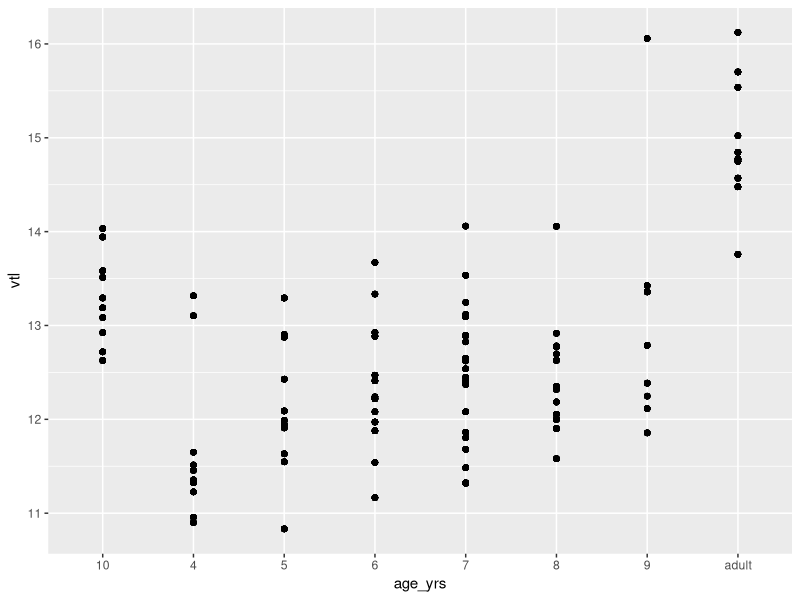
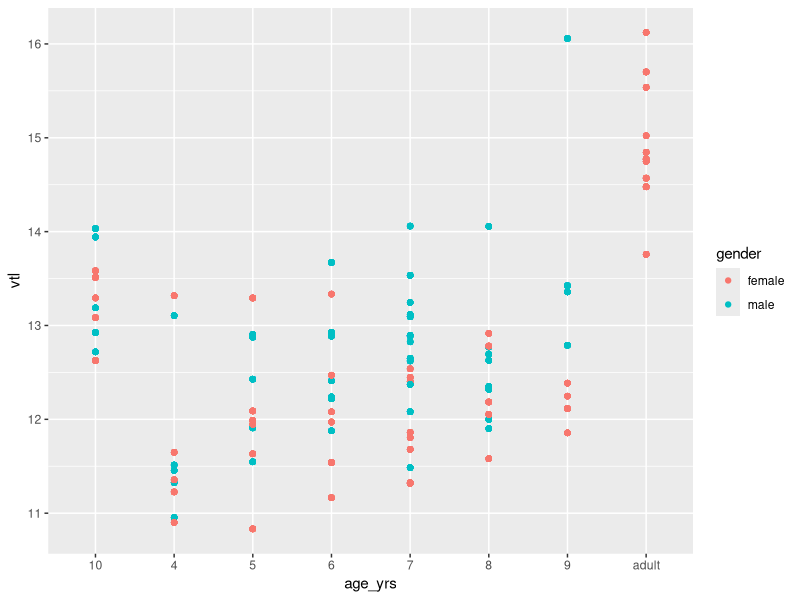
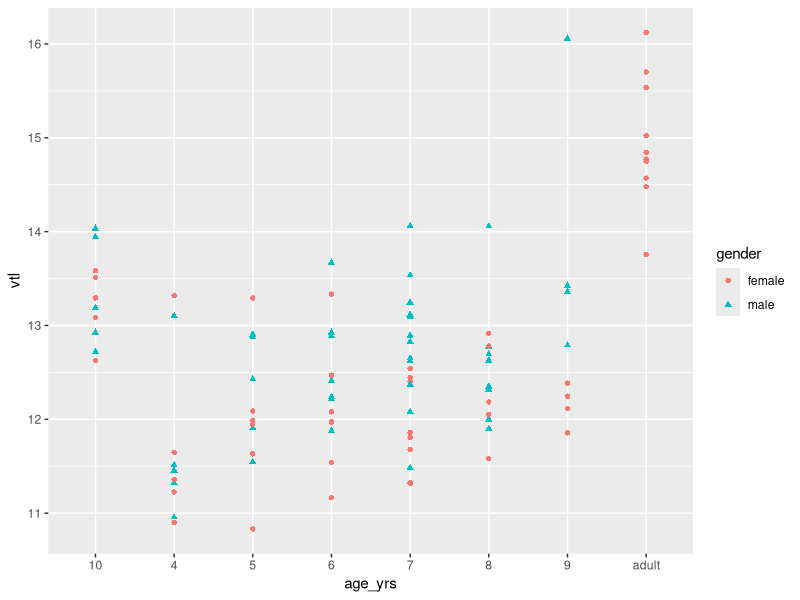
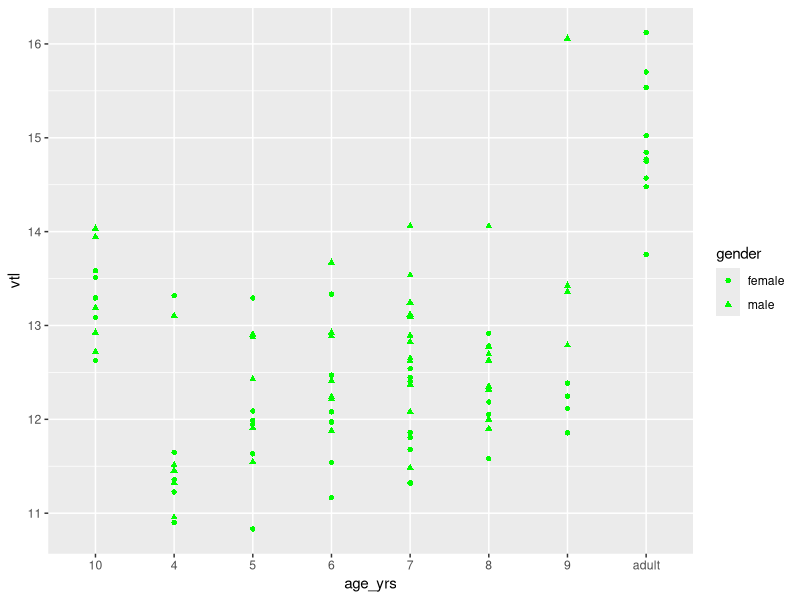
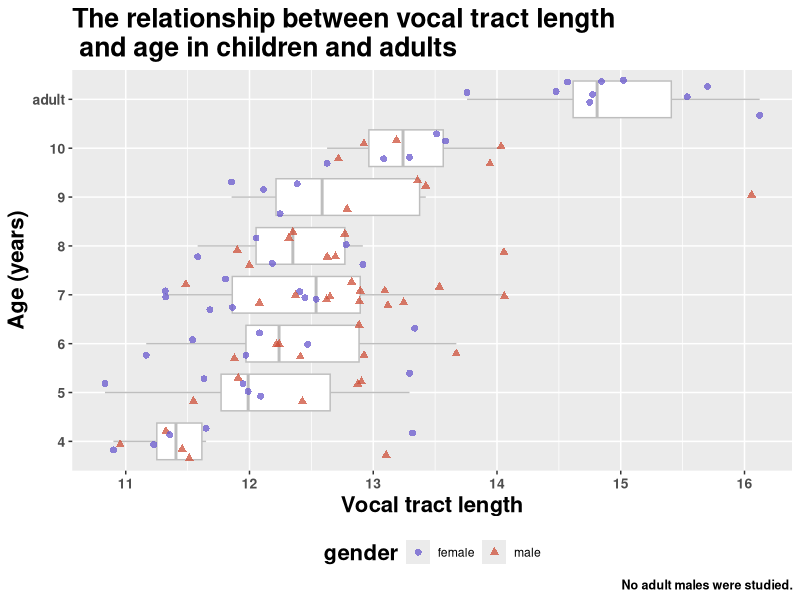
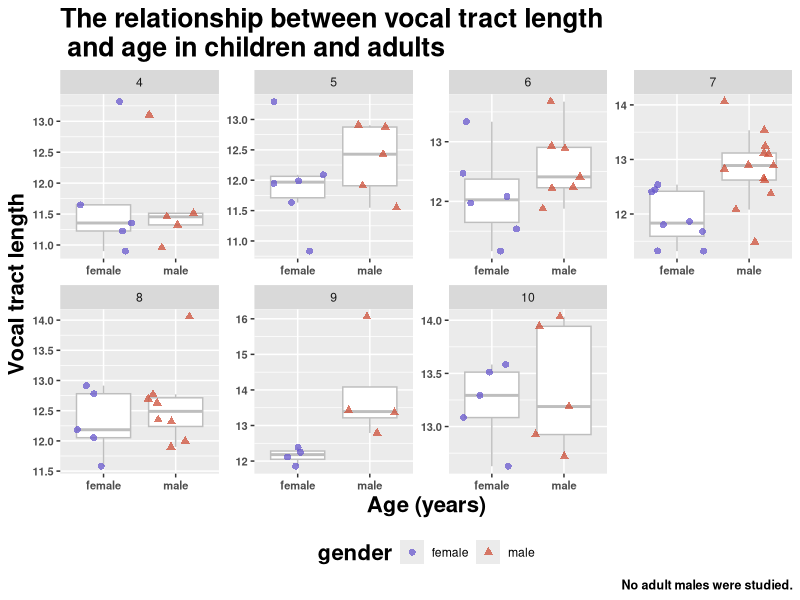
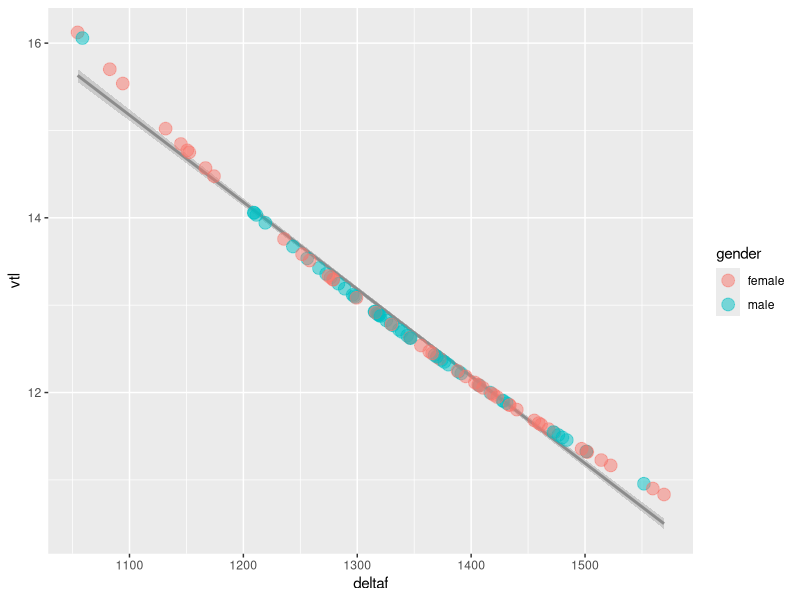
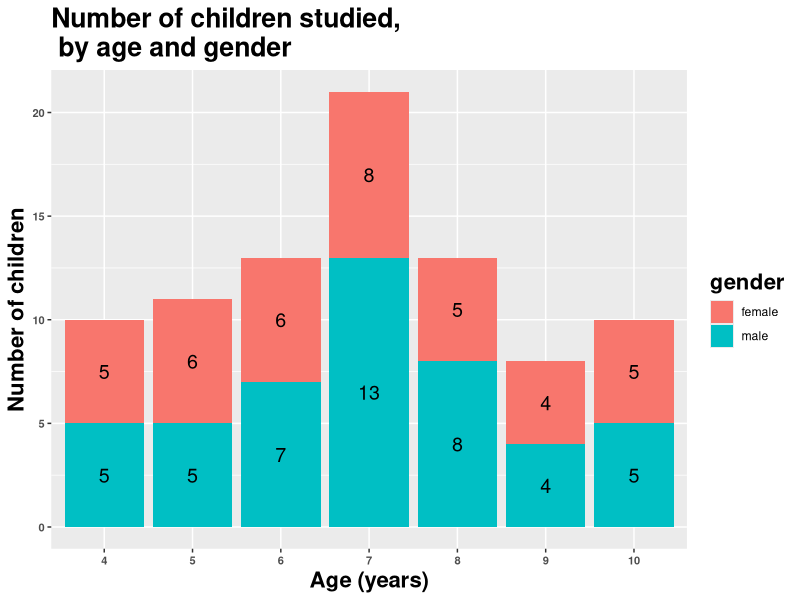

These figures' R source, in order: (Note: this script raises an error after producing the figures.)
## ---- chunk 1
library('ggplot2')
library('dplyr')
library('knitr')
## ---- chunk 2
opts_chunk$set(message=FALSE, 
                      warning=FALSE,
                      echo=TRUE)
## ---- chunk 3
# we're gong to play with formants and vocal tract data again today
vtl_data <- read.csv('vtl_data.csv')
## ---- chunk 4
# let's make our first plot!
ggplot(data=vtl_data) + # we start with a ggplot object: ggplot()
  geom_point(mapping = aes(x = age_yrs, y=vtl)) # to our ggplot() object, we add "layers"; in this case, we want to add the geom function 'geom_point' or a point plot
## ---- chunk 5
# let's add a third variable to our plot: gender
ggplot(data=vtl_data) + 
  geom_point(mapping = aes(x = age_yrs, y=vtl, color=gender)) 
## ---- chunk 6
# try another aesthetic, and try combining multiple aesthetics
ggplot(data=vtl_data) + 
  geom_point(mapping = aes(x = age_yrs, y=vtl, shape=gender, color=gender)) 
## ---- chunk 7
ggplot(data=vtl_data) + 
  geom_point(mapping = aes(x = age_yrs, y=vtl, shape=gender), color='green') 
## ---- chunk 8
vtl_data %>%
  distinct(spkr, .keep_all = T) %>%
  mutate(age_yrs = factor(age_yrs, levels = c("4", "5", "6", "7", "8", "9", "10", "adult"))) %>%

ggplot(data=., aes(x=age_yrs, y=vtl)) + # notice that I'm now mapping my "main" variables at the beginning of my plot
  
  geom_boxplot(outlier.shape=NA,colour='gray') +  # note that we will add points on *top* of the boxplots

  geom_jitter(aes(color=gender, shape=gender, width = .05), alpha=0.75, size=2) + # geom point was nice but I'd like to be able to see the individual points
                                                                                  # lots of options to manipulate the size, spacing, and color of points
                                                                                  # what happens when you move alpha and size inside of 'aes()'?
  
  scale_color_manual(values = c('slateblue3', 'tomato3')) + # R has default colors but you can specify your own which will map to the "color" variable you specified
  
  
  coord_flip() + # I think it would be kind of fun if these actually looked like vocal tracts
  
  labs(y="Vocal tract length", x="Age (years)", # give the axes difference names
       title = "The relationship between vocal tract length \n and age in children and adults", # add an informative title
       caption = "No adult males were studied.") + # explain some components of your graph

  theme(legend.position = "bottom", # move the legend since it's wasting space on the side of the graph
  axis.text.x = element_text(face="bold", size=10), # change the size and appearance of text in the plot
  axis.text.y = element_text(face="bold", size=10),
  axis.title=element_text(size=16),
  plot.caption = element_text(size=9),
  title=element_text(face="bold", size=16))
## ---- chunk 9
vtl_data %>%
  distinct(spkr, .keep_all = T) %>%
  mutate(age_yrs = factor(age_yrs, levels = c("4", "5", "6", "7", "8", "9", "10", "adult"))) %>%
  filter(age_yrs!='adult') %>%

ggplot(data=., aes(x=gender, y=vtl)) + 
  
  geom_boxplot(outlier.shape=NA,colour='gray') +  

  geom_jitter(aes(color=gender, shape=gender, width = .05), alpha=0.75, size=2) + 
  
  scale_color_manual(values = c('slateblue3', 'tomato3')) + 
  
  facet_wrap(~age_yrs, ncol=4, scales='free') + # what happens when you change the ncol? set the scales differently?
  #facet_grid(~age_yrs) +# what's the difference between facet wrap and facet grid? 
  
  labs(y="Vocal tract length", x="Age (years)", # these are nearly the same settings as above
       title = "The relationship between vocal tract length \n and age in children and adults", 
       caption = "No adult males were studied.") + 

  theme(legend.position = "bottom", 
  axis.text.x = element_text(face="bold", size=8), 
  axis.text.y = element_text(face="bold", size=8),
  axis.title=element_text(size=16),
  plot.caption = element_text(size=9),
  title=element_text(face="bold", size=16))
## ---- chunk 10
vtl_data %>%
  distinct(spkr, .keep_all = T) %>%
  mutate(age_yrs = factor(age_yrs, levels = c("4", "5", "6", "7", "8", "9", "10", "adult"))) %>%

ggplot(data=., mapping = aes(x=deltaf, y=vtl)) + # again, now we don't have to specify in every geom object
  
  geom_smooth(method="lm", color="gray55") +  # we have a new geom object here; what happens when you change the method?

  geom_jitter(aes(color=gender),alpha=0.5, size=4)   # we're still going to plot the raw data; that's usually important, at least for exploration!
                                                          # I still map my variables here, even though I did it in the previous geom object as well
          
## ---- chunk 11
  vtl_data %>%
  mutate(age_yrs = factor(age_yrs, levels = c("4", "5", "6", "7", "8", "9", "10", "adult"))) %>%
  filter(age_yrs!='adult') %>%
  group_by(age_yrs,gender) %>%
  distinct(spkr, .keep_all = T) %>%  
  count() %>%  # one useful function for summarizing data is 'count'

ggplot(., aes(age_yrs, n, fill=gender)) + 
  geom_col(aes(fill = gender)) +
 
 geom_text(aes(label = n), position=position_stack(0.5), size = 5) +
        
 labs(y="Number of children", x="Age (years)", # these are nearly the same settings as above
       title = "Number of children studied, \n by age and gender") +  

  theme(axis.text.x = element_text(face="bold", size=8), 
  axis.text.y = element_text(face="bold", size=8),
  axis.title=element_text(size=16),
  plot.caption = element_text(size=9),
  title=element_text(face="bold", size=16))
## ---- chunk 12
  vtl_data %>%
  mutate(age_yrs = factor(age_yrs, levels = c("4", "5", "6", "7", "8", "9", "10", "adult"))) %>%
  filter(age_yrs!='adult') %>%
  group_by(age_yrs,gender) %>%
  distinct(spkr, .keep_all = T) %>%  
  count() %>%  # one useful function for summarizing data is 'count'

ggplot(., aes(age_yrs, n, fill=gender)) + 
  geom_col(aes(fill = gender)) +
 
 geom_text(aes(label = n), position=position_stack(0.5), size = 5) +
        
 labs(y="Number of children", x="Age (years)", # these are nearly the same settings as above
       title = "Number of children studied, \n by age and gender") +  

  theme(axis.text.x = element_text(face="bold", size=8), 
  axis.text.y = element_text(face="bold", size=8),
  axis.title=element_text(size=16),
  plot.caption = element_text(size=9),
  title=element_text(face="bold", size=16))



hist_plot_data <- vtl_data %>%
  filter(age_yrs=='4' | age_yrs=='5' | age_yrs=='6') %>%
  gather("formant", "frequency", f1_midpt_med_clean, f2_midpt_med_clean) %>%
  mutate(formant=recode(formant,"f1_midpt_med_clean"="F1", "f2_midpt_med_clean"="F2")) %>%
  
  group_by(age_yrs,formant) %>% # calculate some summary statistics
  mutate(mean_frequency=mean(frequency,na.rm=T))
  

hist_plot <-  ggplot(hist_plot_data, aes(x=frequency, fill=formant)) + # note the absence of a variable mapped to 'y'
  
  geom_density(alpha=.75) + # what happens when we plot geom_histogram instead?
  scale_fill_manual(values=c("lightskyblue", "#CC99FF")) +
  
  facet_wrap(~age_yrs, scales="fixed") +
  
  geom_vline(aes(xintercept=mean_frequency),color="black", linetype="dashed", size=.5) + # we could plot the means
  
  xlab("Formant frequency (Hz)") +
  ylab("Density") +
  
  theme(axis.text=element_text(size=8),
      axis.title=element_text(size=17,face="bold"),
      strip.text.x = element_text(size=13,face="bold"),
      legend.position = c(.6,.87),
      legend.background = element_rect(fill="transparent", 
                                       size=0.5, linetype="solid"))

hist_plot +
    hist_plot_data %>%
    distinct(mean_frequency, .keep_all = T) %>%
    geom_text(data = ., aes(x = mean_frequency, y = 0.0010, id = age_yrs, label=round(mean_frequency,2)), size = 4, hjust = -.1)
